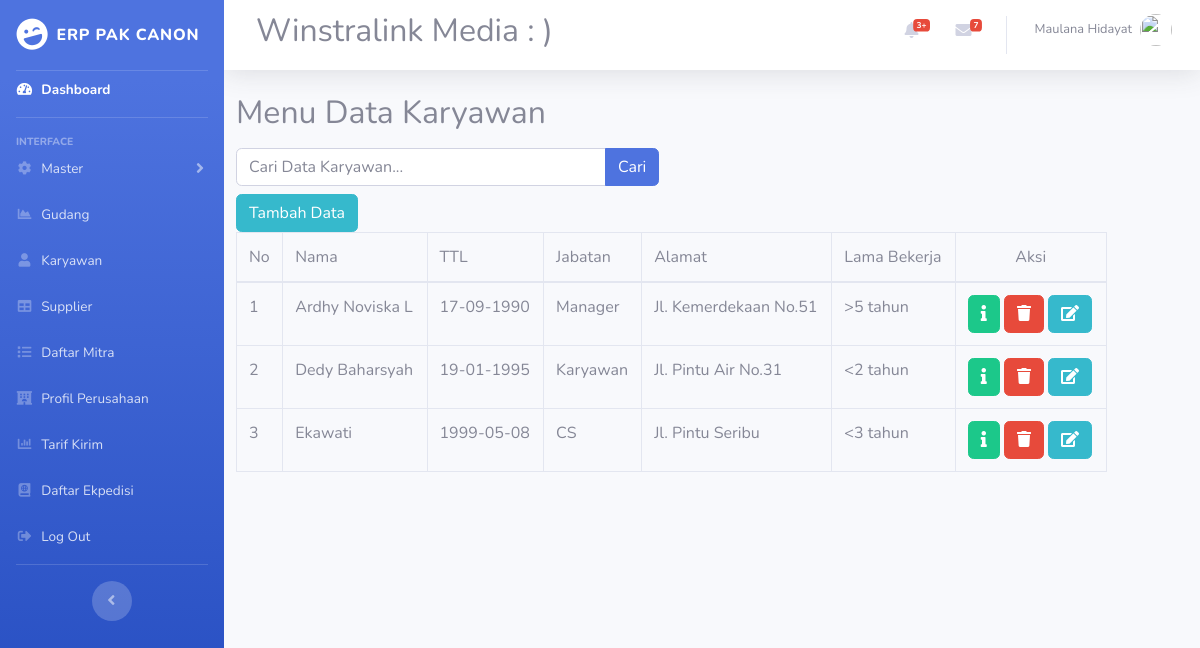
The app's page /index.php/karyawan with its own data.
### tables this page shows
CREATE TABLE `karyawan` (
  `id` int(11) NOT NULL,
  `nama` varchar(50) NOT NULL,
  `ttl` varchar(50) NOT NULL,
  `jabatan` varchar(50) NOT NULL,
  `alamat` varchar(100) NOT NULL,
  `lama_bekerja` varchar(50) NOT NULL,
  `gaji` varchar(50) NOT NULL,
  `tunjangan` varchar(50) NOT NULL,
  `potongan` varchar(50) NOT NULL,
  `cuti` varchar(50) NOT NULL,
  `absen` varchar(50) NOT NULL
);

### application/controllers/Karyawan.php (called while the page is built, shortened)
<?php
class Karyawan extends CI_Controller {
    public function __construct(){
        $this->load->model('m_karyawan');
        $this->load->library('form_validation');
    }
    public function index(){
        $topik['judul'] = 'Halaman Menu Karyawan';
        $data['karyawan'] = $this->m_karyawan->tampil_data();
        $this->load->view('templates/header',$topik);
        $this->load->view('karyawan/index',$data);
        $this->load->view('templates/footer');
    }
}

### index.php (called while the page is built, shortened)
<?php
require_once BASEPATH.'core/CodeIgniter.php';

### application/models/m_karyawan.php (called while the page is built, shortened)
<?php
class M_karyawan extends CI_Model{
    public function tampil_data(){
        return $this->db->get('karyawan')->result_array();
    }
}

### application/views/karyawan/index.php (the view, shortened to what this page needs)
<div class="content-wrapper col-11">
<section class="content-header ml mt-2 auto">
<h2>
    Menu Data Karyawan
    <div class="row mt-3">
    <div class="col-md-6">
        <form action="" method="post">
            <div class="input-group">
            <input type="text" name="keyword" id="" placeholder="Cari Data Karyawan..." class="form-control" autocomplete="off">
            <div class="input-group-append">
                <button type="submit" class="btn btn-primary">Cari</button>
            </div>
            </div>
        </form>
    </div>
</div>
</h2>
<div>
<div class="">
<a href="<?= base_url('karyawan/tambah');?>" class="btn btn-info">Tambah Data</a>
<div class="table-responsive">
<table class="table table-bordered" id="dataTable" width="100%" cellspacing="0">
<thead>
<tr>
    <td>No</td>
    <td class="center">Nama</td>
    <td class="center">TTL</td>
    <td class="center">Jabatan</td>
    <td class="center">Alamat</td>
    <td class="center">Lama Bekerja</td>
    <td style="text-align:center;">Aksi</td>
</tr>
</thead>
<tbody>
<tr>
    <?php $i=1;?>
    <?php foreach ($karyawan as $krw) :?>
    <td><?=$i;?></td>
    <td><?=$krw['nama'];?></td>
    <td><?=$krw['ttl'];?></td>
    <td><?=$krw['jabatan'];?></td>
    <td><?=$krw['alamat'];?></td>
    <td><?=$krw['lama_bekerja'];?></td>
    <td>
        <a href="<?=base_url();?>karyawan/detail/<?=$krw['id'];?>" class="btn btn-success"><i class="fas fa-info"></i></a>
        <a href="<?=base_url();?>karyawan/hapus/<?=$krw['id'];?>" class="btn btn-danger" onclick="return confirm('Yakin ingin dihapus');"><i class="fas fa-trash"></i></a>
        <a href="<?=base_url();?>karyawan/edit/<?=$krw['id'];?>" class="btn btn-info"><i class="fas fa-edit"></i></a>
    </td>
</tr>
<?php $i++;?>
    <?php endforeach;?>
</tbody>
</table>
    </div>
</div>

### application/views/templates/header.php (shortened to what this page needs)
<!DOCTYPE html>
<html lang="en">
<head>
  <link href="<?= base_url('assets/vendor/fontawesome-free/css/all.min.css');?>" rel="stylesheet" type="text/css">
  <link href="<?= base_url('assets/css/sb-admin-2.min.css');?>" rel="stylesheet">
</head>
<body id="page-top">
  <div id="wrapper">
    <ul class="navbar-nav bg-gradient-primary sidebar sidebar-dark accordion" id="accordionSidebar">
      <a class="sidebar-brand d-flex align-items-center justify-content-center" href="index.html">
        <div class="sidebar-brand-icon rotate-n-15">
          <i class="fas fa-laugh-wink"></i>
        </div>
        <div class="sidebar-brand-text mx-2">ERP PAK CANON</div>
      </a>
      <hr class="sidebar-divider my-0">
      <li class="nav-item active">
        <a class="nav-link" href="<?=base_url('dashboard');?>">
          <i class="fas fa-fw fa-tachometer-alt"></i>
          <span>Dashboard</span></a>
      </li>
      <hr class="sidebar-divider">
      <div class="sidebar-heading">
        Interface
      </div>
      <li class="nav-item">
        <a class="nav-link collapsed" href="#" data-toggle="collapse" data-target="#collapseTwo" aria-expanded="true"
          aria-controls="collapseTwo">
          <i class="fas fa-fw fa-cog"></i>
          <span>Master</span>
        </a>
      </li>
      <li class="nav-item">
        <a class="nav-link" href="<?= base_url('gudang');?>">
          <i class="fas fa-fw fa-chart-area"></i>
          <span>Gudang</span></a>
      </li>
      <li class="nav-item">
        <a class="nav-link" href="<?= base_url('karyawan');?>">
          <i class="fas fa-user fa-sm fa-fw"></i>
          <span>Karyawan</span></a>
      </li>
      <li class="nav-item">
        <a class="nav-link" href="<?= base_url('supplier');?>">
          <i class="fas fa-fw fa-table"></i>
          <span>Supplier</span></a>
      </li>
      <li class="nav-item">
        <a class="nav-link" href="<?= base_url('daftar');?>">
          <i class="fas fa-list fa-sm fa-fw"></i>
          <span>Daftar Mitra</span></a>
      </li>
      <li class="nav-item">
        <a class="nav-link" href="<?= base_url('profil');?>">
          <i class="fas fa-fw fa-hotel"></i>
          <span>Profil Perusahaan</span></a>
      </li>
      <li class="nav-item">
        <a class="nav-link" href="<?= base_url('tarifkirim');?>">
        <i class="fas fa-fw fa-chart-bar"></i>
          <span>Tarif Kirim</span></a>
      </li>
      <li class="nav-item">
        <a class="nav-link" href="<?= base_url('ekspedisi');?>">
          <i class="fas fa-fw fa-atlas"></i>
          <span>Daftar Ekpedisi</span></a>
      </li>
      <li class="nav-item">
        <a class="nav-link" href="<?= base_url('login');?>">
          <i class="fas fa-sign-out-alt fa-sm fa-fw"></i>
          <span>Log Out</span></a>
      </li>
      <hr class="sidebar-divider d-none d-md-block">
      <div class="text-center d-none d-md-inline">
        <button class="rounded-circle border-0" id="sidebarToggle"></button>
      </div>
    </ul>
    <div id="content-wrapper" class="d-flex flex-column">
      <div id="content">
        <nav class="navbar navbar-expand navbar-light bg-white topbar mb-4 static-top shadow">
          <form class="d-none d-sm-inline-block form-inline mr-auto ml-md-3 my-2 my-md-0 mw-100 navbar-search">
            <div class="input-group">
                <h2>Winstralink Media : )</h2>
            </div>
          </form>
          <ul class="navbar-nav ml-auto">
            <li class="nav-item dropdown no-arrow mx-1">
              <a class="nav-link dropdown-toggle" href="#" id="alertsDropdown" role="button" data-toggle="dropdown"
                aria-haspopup="true" aria-expanded="false">
                <i class="fas fa-bell fa-fw"></i>
                <span class="badge badge-danger badge-counter">3+</span>
              </a>
            </li>
            <li class="nav-item dropdown no-arrow mx-1">
              <a class="nav-link dropdown-toggle" href="#" id="messagesDropdown" role="button" data-toggle="dropdown"
                aria-haspopup="true" aria-expanded="false">
                <i class="fas fa-envelope fa-fw"></i>
                <span class="badge badge-danger badge-counter">7</span>
              </a>
            </li>
            <li class="nav-item dropdown no-arrow">
              <a class="nav-link dropdown-toggle" href="#" id="userDropdown" role="button" data-toggle="dropdown"
                aria-haspopup="true" aria-expanded="false">
                <span class="mr-2 d-none d-lg-inline text-gray-600 small">Maulana Hidayat</span>
                <img class="img-profile rounded-circle" src="https://ecs7.tokopedia.net/img/cache/200-square/attachment/2019/9/13/43737554/43737554_4d214606-56d5-4fcb-9407-69f26faab85f.jpg">
              </a>
            </li>
          </ul>
        </nav>

### application/views/templates/footer.php (shortened to what this page needs)
</body>
</html>

### application/views/templates/header.php (style rules this page uses)
.nav-item { margin-top:-10px; }

### records on screen
karyawan: nama "Ardhy Noviska L", ttl "17-09-1990", jabatan "Manager", alamat "Jl. Kemerdekaan No.51", lama_bekerja ">5 tahun"
karyawan: nama "Dedy Baharsyah", ttl "19-01-1995", jabatan "Karyawan", alamat "Jl. Pintu Air No.31", lama_bekerja "<2 tahun"
karyawan: nama "Ekawati", ttl "1999-05-08", jabatan "CS", alamat "Jl. Pintu Seribu", lama_bekerja "<3 tahun"
